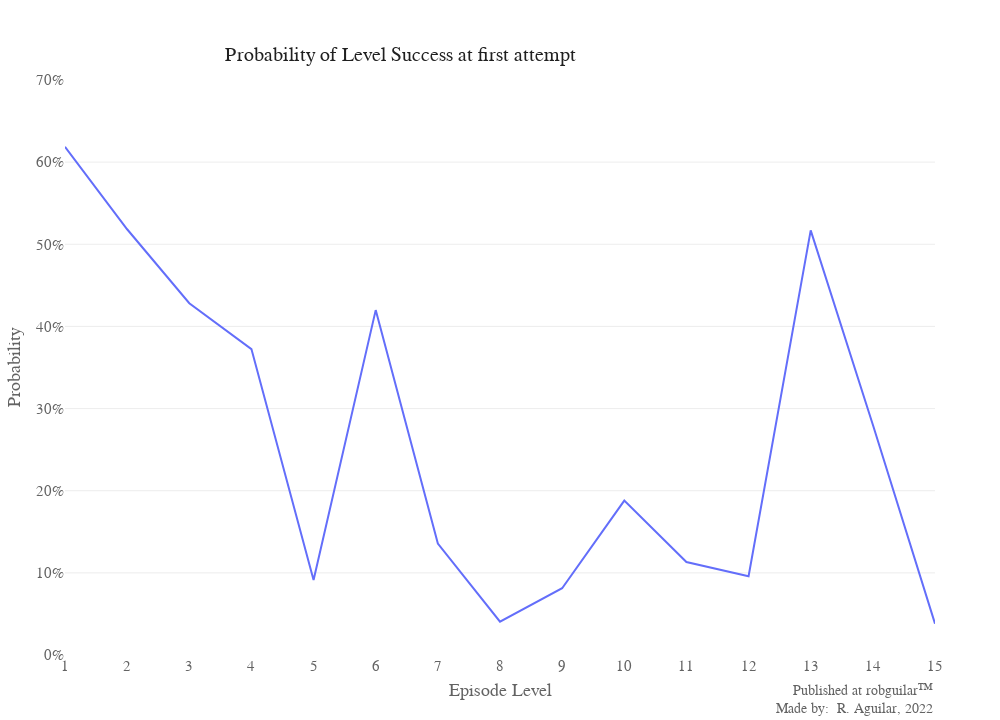

Here is the notebook cell this chart was saved with:
### Markdown cell above
## 5. Plotting difficulty profile

<p><img src="https://assets.datacamp.com/production/project_139/img/tiffi.jpeg" style="width:150px; float:left" hspace="20"> </p>

<p>Great! We now have the difficulty for all the 15 levels in the episode. Keep in mind that, as we measure difficulty as the probability to pass a level in a single attempt, a <em>lower</em> value (a smaller probability of winning the level) implies a <em>higher</em> level difficulty.</p>
<p>Now that we have the difficulty of the episode we should plot it. Let's plot a line graph with the levels on the X-axis and the difficulty (<em>p<sub>win</sub></em>) on the Y-axis. We call this plot the <em>difficulty profile</em> of the episode.</p>

### Code cell
# Lineplot of Success Probability per Level
line1 = px.line(difficulty, x='level', y="p_win",
                title = "Probability of Level Success at first attempt",
                labels = {"p_win":"Probability", "level":"Episode Level"})
line1.update_layout(layout)
line1.update_xaxes(range=[1,15], tick0 = 1, dtick = 1)
line1.update_yaxes(range=[0,0.7], tick0 = 0, dtick = 0.1)
line1.update_layout(yaxis_tickformat = "0%")
line1.add_annotation(sign)
line1.show()

### Figure 1 — Plotly figure (JSON) as saved in the notebook; plotly's stock layout.template omitted (floating-point values rounded to 4 significant figures)
{"data": [{"hovertemplate": "Episode Level=%{x}<br>Probability=%{y}<extra></extra>", "legendgroup": "", "line": {"color": "#636efa", "dash": "solid"}, "mode": "lines", "name": "", "orientation": "v", "showlegend": false, "type": "scatter", "x": [1, 2, 3, 4, 5, 6, 7, 8, 9, 10, 11, 12, 13, 14, 15], "xaxis": "x", "y": [0.6188, 0.5183, 0.4282, 0.3724, 0.09139, 0.4199, 0.1357, 0.04053, 0.0813, 0.188, 0.1132, 0.09595, 0.517, 0.2803, 0.03809], "yaxis": "y"}], "layout": {"activeshape": {"opacity": 0.7}, "annotations": [{"align": "right", "font": {"size": 14}, "showarrow": false, "text": "Published at <a href='https://www.robguilar.com'>robguilar&#8482;</a><br>Made by:  R. Aguilar, 2022", "visible": true, "x": 1, "xref": "paper", "y": -0.11, "yref": "paper"}], "autosize": true, "autotypenumbers": "convert types", "font": {"color": "#636363", "family": "segoe ui light", "size": 15}, "grid": {"pattern": "coupled", "roworder": "bottom to top", "xgap": 0.5, "xside": "bottom", "ygap": 0.5}, "height": 720, "hoverdistance": 50, "hoverlabel": {"align": "left", "bgcolor": "#3D5165", "bordercolor": "#fff", "font": {"color": "#FFFFFF", "family": "segoe ui light", "size": 15}}, "legend": {"bordercolor": "#F70000", "font": {"size": 15}, "itemclick": "toggleothers", "itemdoubleclick": false, "itemwidth": 30, "title": {"font": {"color": "#202020", "size": 17}, "side": "top"}, "tracegroupgap": 0, "x": 1.05}, "margin": {"b": 65, "l": 65, "pad": 0, "r": 65, "t": 80}, "newshape": {"line": {"color": "#3D5165", "width": 1.5}, "opacity": 0.7}, "paper_bgcolor": "#FFFFFF", "plot_bgcolor": "#FFFFFF", "separators": ". ", "showlegend": true, "title": {"font": {"color": "#202020", "family": "bahnschrift light", "size": 20}, "pad": {"b": 15, "l": 1}, "text": "Probability of Level Success at first attempt", "x": 0.4, "xanchor": "center", "y": 0.935, "yanchor": "top", "yref": "container"}, "width": 1000, "xaxis": {"anchor": "free", "automargin": true, "domain": [0, 1], "dtick": 1, "gridcolor": "#fff", "position": 0, "range": [1, 15], "showgrid": false, "showspikes": false, "spikecolor": "#DEDEDE", "spikethickness": 1.5, "tick0": 1, "tickcolor": "#FD0000", "ticklabelposition": "outside", "title": {"standoff": 10, "text": "Episode Level"}, "zeroline": true, "zerolinecolor": "#fff", "zerolinewidth": 1.5}, "yaxis": {"anchor": "x", "automargin": true, "domain": [0, 1], "dtick": 0.1, "gridcolor": "#EDEDED", "range": [0, 0.7], "showspikes": false, "spikecolor": "#DEDEDE", "spikethickness": 1.5, "tick0": 0, "tickformat": "0%", "ticklabelposition": "outside", "tickprefix": "", "ticksuffix": "", "title": {"standoff": 10, "text": "Probability"}, "zeroline": true, "zerolinecolor": "#fff", "zerolinewidth": 1.5}}}
